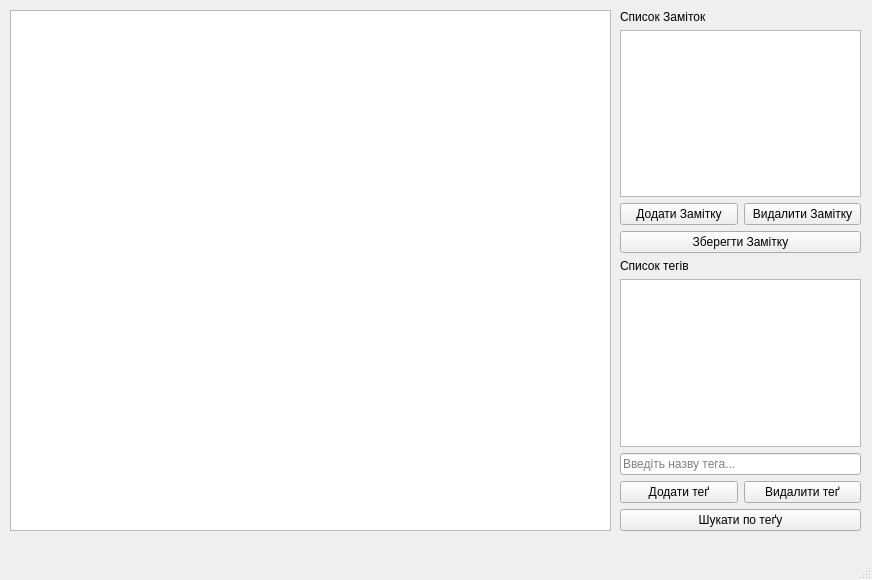
<?xml version="1.0" encoding="UTF-8"?>
<ui version="4.0">
 <class>MainWindow</class>
 <widget class="QMainWindow" name="MainWindow">
  <property name="geometry">
   <rect>
    <x>0</x>
    <y>0</y>
    <width>872</width>
    <height>580</height>
   </rect>
  </property>
  <property name="windowTitle">
   <string>MainWindow</string>
  </property>
  <widget class="QWidget" name="centralwidget">
   <widget class="QTextEdit" name="textEdit">
    <property name="geometry">
     <rect>
      <x>10</x>
      <y>10</y>
      <width>601</width>
      <height>521</height>
     </rect>
    </property>
   </widget>
   <widget class="QWidget" name="verticalLayoutWidget">
    <property name="geometry">
     <rect>
      <x>620</x>
      <y>10</y>
      <width>241</width>
      <height>521</height>
     </rect>
    </property>
    <layout class="QVBoxLayout" name="verticalLayout">
     <item>
      <widget class="QLabel" name="label">
       <property name="text">
        <string>Список Заміток</string>
       </property>
      </widget>
     </item>
     <item>
      <widget class="QListWidget" name="notes_list"/>
     </item>
     <item>
      <layout class="QHBoxLayout" name="horizontalLayout_5">
       <item>
        <widget class="QPushButton" name="add_btn">
         <property name="text">
          <string>Додати Замітку</string>
         </property>
        </widget>
       </item>
       <item>
        <widget class="QPushButton" name="del_btn">
         <property name="text">
          <string>Видалити Замітку</string>
         </property>
        </widget>
       </item>
      </layout>
     </item>
     <item>
      <widget class="QPushButton" name="save_btn">
       <property name="text">
        <string>Зберегти Замітку</string>
       </property>
      </widget>
     </item>
     <item>
      <widget class="QLabel" name="label_2">
       <property name="text">
        <string>Список тегів</string>
       </property>
      </widget>
     </item>
     <item>
      <widget class="QListWidget" name="tags_list"/>
     </item>
     <item>
      <widget class="QLineEdit" name="tag_edit">
       <property name="placeholderText">
        <string>Введіть назву тега...</string>
       </property>
      </widget>
     </item>
     <item>
      <layout class="QHBoxLayout" name="horizontalLayout_6">
       <item>
        <widget class="QPushButton" name="add_tag_btn">
         <property name="text">
          <string>Додати теґ</string>
         </property>
        </widget>
       </item>
       <item>
        <widget class="QPushButton" name="del_tag_btn">
         <property name="text">
          <string>Видалити теґ</string>
         </property>
        </widget>
       </item>
      </layout>
     </item>
     <item>
      <widget class="QPushButton" name="search_btn">
       <property name="text">
        <string>Шукати по теґу</string>
       </property>
      </widget>
     </item>
    </layout>
   </widget>
  </widget>
  <widget class="QMenuBar" name="menubar">
   <property name="geometry">
    <rect>
     <x>0</x>
     <y>0</y>
     <width>872</width>
     <height>21</height>
    </rect>
   </property>
  </widget>
  <widget class="QStatusBar" name="statusbar"/>
 </widget>
 <resources/>
 <connections/>
</ui>
